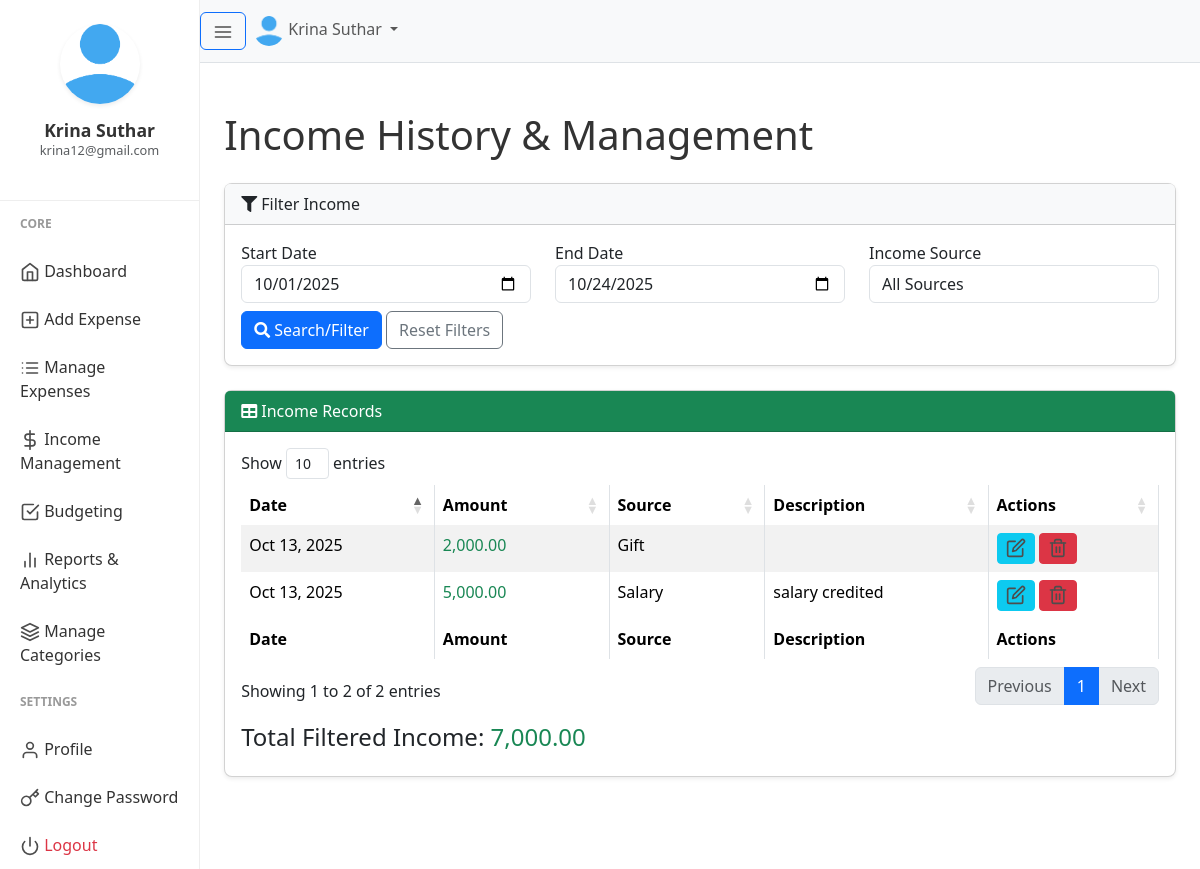
The app's page /manage_income.php (signed in) with its own data.
### tables this page shows
CREATE TABLE `users` (
  `user_id` int(11) NOT NULL,
  `firstname` varchar(50) NOT NULL,
  `lastname` varchar(25) NOT NULL,
  `email` varchar(50) NOT NULL,
  `profile_path` varchar(50) NOT NULL DEFAULT 'default_profile.png',
  `password` varchar(255) NOT NULL,
  `trn_date` datetime NOT NULL DEFAULT current_timestamp()
);

CREATE TABLE `income` (
  `income_id` int(11) NOT NULL,
  `user_id` int(11) NOT NULL,
  `income_source` varchar(100) NOT NULL,
  `income_amount` decimal(10,2) NOT NULL,
  `income_date` date NOT NULL,
  `income_description` text DEFAULT NULL,
  `created_at` timestamp NOT NULL DEFAULT current_timestamp()
);

### session.php (called while the page is built, shortened)
<?php
include("config.php");
$sess_email = $_SESSION["email"];
$sql = "SELECT user_id, firstname, lastname, email, profile_path FROM users WHERE email = '$sess_email'";
$result = $con->query($sql);
if ($result->num_rows > 0) {
  while($row = $result->fetch_assoc()) {
    $userid=$row["user_id"];
    $username =$row["firstname"]." ".$row["lastname"];
    $useremail=$row["email"];
    $userprofile="uploads/".$row["profile_path"];
  }
} else {
    $userid="GHX1Y2";
    $username ="Jhon Doe";
    $useremail="mailid@domain.com";
    $userprofile="Uploads/default_profile.png";
}
?>

### manage_income.php (the view, shortened to what this page needs)
<?php
include("session.php");
include("config.php");
$current_page = basename($_SERVER['PHP_SELF']);
$default_end_date = date('Y-m-d');
$default_start_date = date('Y-m-01', strtotime($default_end_date));
$start_date = isset($_POST['start_date']) ? filter_input(INPUT_POST, 'start_date', FILTER_SANITIZE_STRING) : $default_start_date;
$end_date   = isset($_POST['end_date']) ? filter_input(INPUT_POST, 'end_date', FILTER_SANITIZE_STRING) : $default_end_date;
$where_clauses = ["user_id = '$userid'"];
if (!empty($start_date) && !empty($end_date)) {
    $where_clauses[] = "income_date BETWEEN '$start_date' AND '$end_date'";
}
$where_sql = "WHERE " . implode(" AND ", $where_clauses);
$order_sql = "ORDER BY income_date DESC, income_id DESC";
$full_query = "SELECT * FROM income $where_sql $order_sql";
$income_result = mysqli_query($con, $full_query);
?>
<!DOCTYPE html>
<html lang="en">
<head>
    <link href="css/bootstrap.min.css" rel="stylesheet">
    <link rel="stylesheet" href="https://cdnjs.cloudflare.com/ajax/libs/font-awesome/5.15.4/css/all.min.css">
    <link href="css/style.css" rel="stylesheet">
    <link rel="stylesheet" type="text/css" href="https://cdn.datatables.net/1.10.24/css/dataTables.bootstrap4.min.css"/>
</head>
<body>
    <div class="d-flex" id="wrapper">
        <div id="sidebar-wrapper">
            <div class="user">
                <img class="img img-fluid rounded-circle shadow-sm" src="<?php echo $userprofile ?>" width="80">
                <h5 class="mt-2 mb-0"><?php echo $username ?></h5>
                <p class="small text-muted"><?php echo $useremail ?></p>
            </div>
            <div class="sidebar-heading">Core</div>
            <div class="list-group list-group-flush">
                <a href="index.php" class="list-group-item list-group-item-action <?php echo ($current_page == 'index.php') ? 'sidebar-active' : ''; ?>">
                    <span data-feather="home" class="mr-2"></span> Dashboard
                </a>
                <a href="add_expense.php" class="list-group-item list-group-item-action <?php echo ($current_page == 'add_expense.php') ? 'sidebar-active' : ''; ?>">
                    <span data-feather="plus-square" class="mr-2"></span> Add Expense
                </a>
                <a href="manage_expense.php" class="list-group-item list-group-item-action <?php echo ($current_page == 'manage_expense.php') ? 'sidebar-active' : ''; ?>">
                    <span data-feather="list" class="mr-2"></span> Manage Expenses
                </a>
                <a href="income.php" class="list-group-item list-group-item-action">
                    <span data-feather="dollar-sign" class="mr-2"></span> Income Management
                </a>
                <a href="budget.php" class="list-group-item list-group-item-action">
                    <span data-feather="check-square" class="mr-2"></span> Budgeting
                </a>
                <a href="reports.php" class="list-group-item list-group-item-action">
                    <span data-feather="bar-chart-2" class="mr-2"></span> Reports & Analytics
                </a>
                <a href="manage_categories.php" class="list-group-item list-group-item-action">
                    <span data-feather="layers" class="mr-2"></span> Manage Categories
                </a>
            </div>
            <div class="sidebar-heading">Settings</div>
            <div class="list-group list-group-flush">
                <a href="profile.php" class="list-group-item list-group-item-action">
                    <span data-feather="user" class="mr-2"></span> Profile
                </a>
                <a href="change_password.php" class="list-group-item list-group-item-action">
                    <span data-feather="key" class="mr-2"></span> Change Password
                </a>
                <a href="logout.php" class="list-group-item list-group-item-action text-danger">
                    <span data-feather="power" class="mr-2"></span> Logout
                </a>
            </div>
        </div>
        <div id="page-content-wrapper">
            <nav class="navbar navbar-expand-lg navbar-light bg-light border-bottom">
                <button class="btn btn-outline-primary" type="button" id="menu-toggle">
                    <span data-feather="menu"></span>
                </button>
                <div class="collapse navbar-collapse">
                    <ul class="navbar-nav ml-auto mt-2 mt-lg-0">
                        <li class="nav-item dropdown">
                            <a class="nav-link dropdown-toggle" href="#" id="navbarDropdown" role="button" data-toggle="dropdown" aria-haspopup="true" aria-expanded="false">
                                <img class="img img-fluid rounded-circle" src="<?php echo $userprofile ?>" width="30">
                                <span class="ml-1 d-none d-lg-inline-block"><?php echo $username ?></span>
                            </a>
                        </li>
                    </ul>
                </div>
            </nav>
        <div class="container-fluid p-4">
                <h1 class="mt-4 mb-4 font-weight-light">Income History & Management</h1>
                <div class="card shadow-sm mb-4">
                    <div class="card-header bg-light">
                        <i class="fas fa-filter mr-2"></i> Filter Income
                    </div>
                    <div class="card-body">
                        <form method="POST" action="manage_income.php" class="row">
                            <div class="col-md-4 form-group">
                                <label for="start_date">Start Date</label>
                                <input type="date" class="form-control" id="start_date" name="start_date" value="<?php echo $start_date; ?>">
                            </div>
                            <div class="col-md-4 form-group">
                                <label for="end_date">End Date</label>
                                <input type="date" class="form-control" id="end_date" name="end_date" value="<?php echo $end_date; ?>">
                            </div>
                            <div class="col-md-4 form-group">
                                <label for="source_filter">Income Source</label>
                                <select class="form-control" id="source_filter" name="source_filter">
                                    <option value="">All Sources</option>
                                </select>
                            </div>
                            <div class="col-12 mt-2">
                                <button type="submit" class="btn btn-primary"><i class="fas fa-search mr-2"></i> Search/Filter</button>
                                <a href="manage_income.php" class="btn btn-outline-secondary">Reset Filters</a>
                            </div>
                        </form>
                    </div>
                </div>
                <div class="card shadow-sm">
                    <div class="card-header bg-success text-white">
                        <i class="fas fa-table mr-2"></i> Income Records
                    </div>
                    <div class="card-body">
                        <div class="table-responsive">
                            <table class="table table-bordered table-striped" id="incomeTable" width="100%" cellspacing="0">
                                <thead>
                                    <tr>
                                        <th>Date</th>
                                        <th>Amount</th>
                                        <th>Source</th>
                                        <th>Description</th>
                                        <th>Actions</th>
                                    </tr>
                                </thead>
                                <tfoot>
                                    <tr>
                                        <th>Date</th>
                                        <th>Amount</th>
                                        <th>Source</th>
                                        <th>Description</th>
                                        <th>Actions</th>
                                    </tr>
                                </tfoot>
                                <tbody>
                                    <?php
                                    $total_filtered_income = 0;
                                    if (mysqli_num_rows($income_result) > 0):
                                        while ($row = mysqli_fetch_assoc($income_result)):
                                            $total_filtered_income += $row['income_amount'];
                                    ?>
                                        <tr>
                                            <td><?php echo date('M d, Y', strtotime($row['income_date'])); ?></td>
                                            <td class="font-weight-bold text-success"><?php echo number_format($row['income_amount'], 2); ?></td>
                                            <td><?php echo htmlspecialchars($row['income_source']); ?></td>
                                            <td><?php echo htmlspecialchars($row['income_description']); ?></td>
                                            <td>
                                                <a href="edit_income.php?id=<?php echo $row['income_id']; ?>" class="btn btn-sm btn-info" title="Edit">
                                                    <span data-feather="edit"></span>
                                                </a>
                                                <a href="javascript:void(0);" onclick="confirmIncomeDelete(<?php echo $row['income_id']; ?>)" class="btn btn-sm btn-danger" title="Delete">
                                                    <span data-feather="trash-2"></span>
                                                </a>
                                            </td>
                                        </tr>
                                    <?php endwhile; ?>
                                    <?php else: ?>
                                        <tr>
                                            <td colspan="5" class="text-center">No income records found for the selected criteria.</td>
                                        </tr>
                                    <?php endif; ?>
                                </tbody>
                            </table>
                        </div>
                        <div class="mt-3 text-right">
                             <h4 class="font-weight-bold">Total Filtered Income: <span class="text-success"><?php echo number_format($total_filtered_income, 2); ?></span></h4>
                        </div>
                    </div>
                </div>
            </div>
        </div>
        </div>
</body>
</html>

### css/style.css (style rules this page uses)
body { background-color: #f8f9fa; font-family: 'Segoe UI', Tahoma, Geneva, Verdana, sans-serif; color: #333; }
.feather { width: 20px; height: 20px; stroke: #4d4d4d; stroke-width: 2; stroke-linecap: round; stroke-linejoin: round; fill: none; vertical-align: text-bottom; }
#wrapper { overflow-x: hidden; background-color: #fff; }
#sidebar-wrapper { min-height: 100vh; margin-left: -15rem; transition: margin 0.25s ease-out; width: 15rem; background-color: #ffffff; border-right: 1px solid #eee; }
.user { text-align: center; padding: 1.5rem 0; border-bottom: 1px solid #eee; }
.user img { padding: 0; width: 80px; height: 80px; object-fit: cover; margin-bottom: 0.5rem; }
.user h5 { font-size: 1.1rem; font-weight: 600; margin-bottom: 0; }
.user p { font-size: 0.8rem; color: #6c757d; }
#sidebar-wrapper .sidebar-heading { padding: 0.875rem 1.25rem; font-size: 0.75rem; font-weight: bold; text-transform: uppercase; color: #999; }
.list-group { border-radius: 0; }
.list-group-item { border: none; padding: 0.75rem 1.25rem; color: #333; transition: background-color 0.15s, color 0.15s; background-color: #ffffff; }
#page-content-wrapper { min-width: 100vw; }
.navbar { border-bottom: 1px solid #eee; }
@media (min-width: 768px) { #sidebar-wrapper { margin-left: 0; } }
@media (min-width: 768px) { #page-content-wrapper { min-width: 0; width: 100%; } }
@media (min-width: 768px) { .container-fluid { margin-right: 0 !important; padding-right: 1.5rem !important; } }
.card { margin-bottom: 20px; border-radius: 0.5rem; box-shadow: 0 0.125rem 0.25rem rgba(0, 0, 0, 0.075); transition: transform 0.2s, box-shadow 0.2s; }

### records on screen
users: profile_path (placeholder picture), username "Krina Suthar", email "krina12@gmail.com"
income: income_date "Oct 13, 2025", income_amount "2,000.00", income_source "Gift"
income: income_date "Oct 13, 2025", income_amount "5,000.00", income_source "Salary", income_description "salary credited"

### other values on screen
$total_filtered_income "7,000.00"
